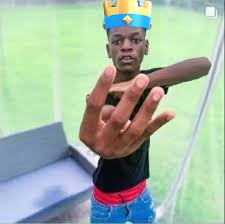
#> input picture 4fingers.jpeg, 225 x 224 px, given as the content of the folder dataset/, which was not available
$ python trainer.py
#> lines starting #> are read from the running program, lines starting #| are printed output that depends on the picture
import numpy as np
from PIL import Image
import os
import cv2

face = cv2.CascadeClassifier(
    cv2.data.haarcascades + 'haarcascade_frontalface_alt2.xml')

path = "dataset/"
detector = cv2.face.LBPHFaceRecognizer_create()


def getImg(path):
#> called with path = 'dataset/'
    imgPaths = [os.path.join(path, f) for f in os.listdir(path)]
    faceSamples, ids = [], []
    for imgPath in imgPaths:
        img_numpy = np.array(Image.open(imgPath).convert('L'), "uint8")
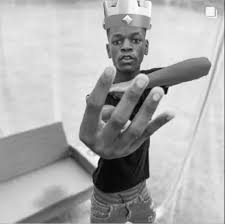
#> img_numpy: shape (224, 225); min 2, max 254, mean 173.7
#> (the run stopped early here; a loop or call above may not have finished)

$ run again, on date.jpg
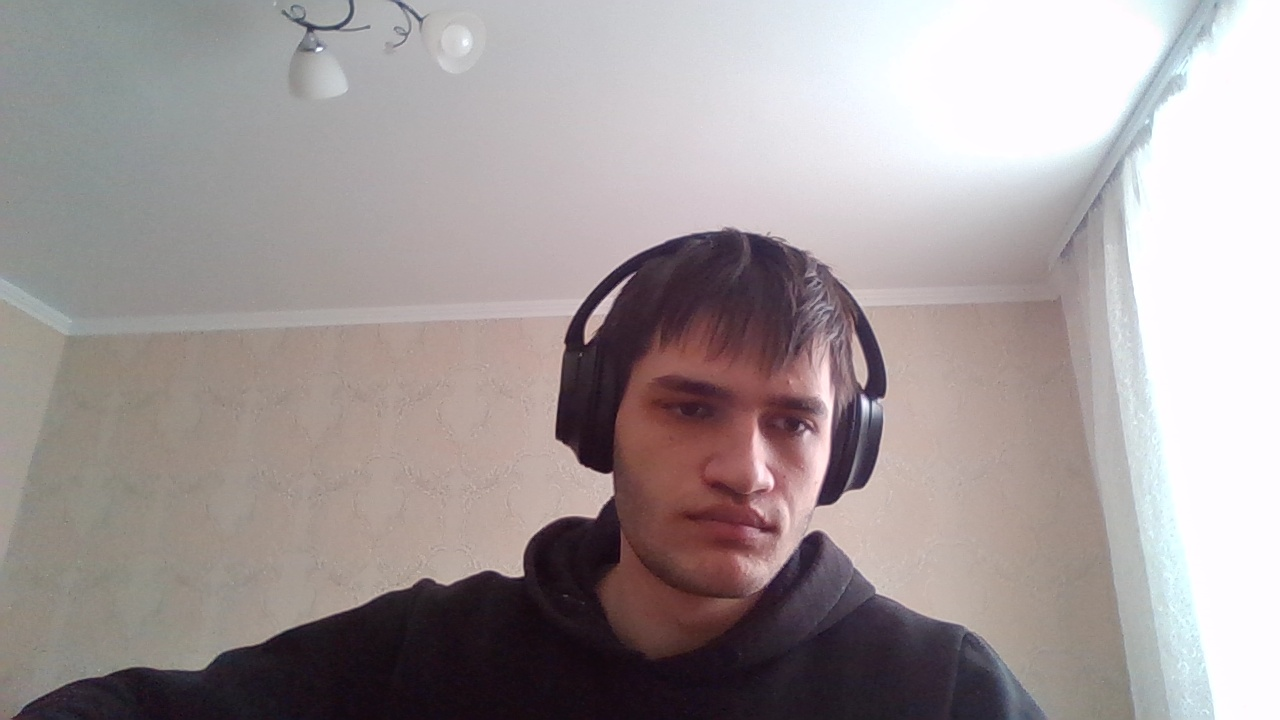
#> input picture date.jpg, 1280 x 720 px, given as the content of the folder dataset/, which was not available
#> in getImg, `img_numpy = np.array(Image.open(imgPath).convert('L'), "uint8")`:
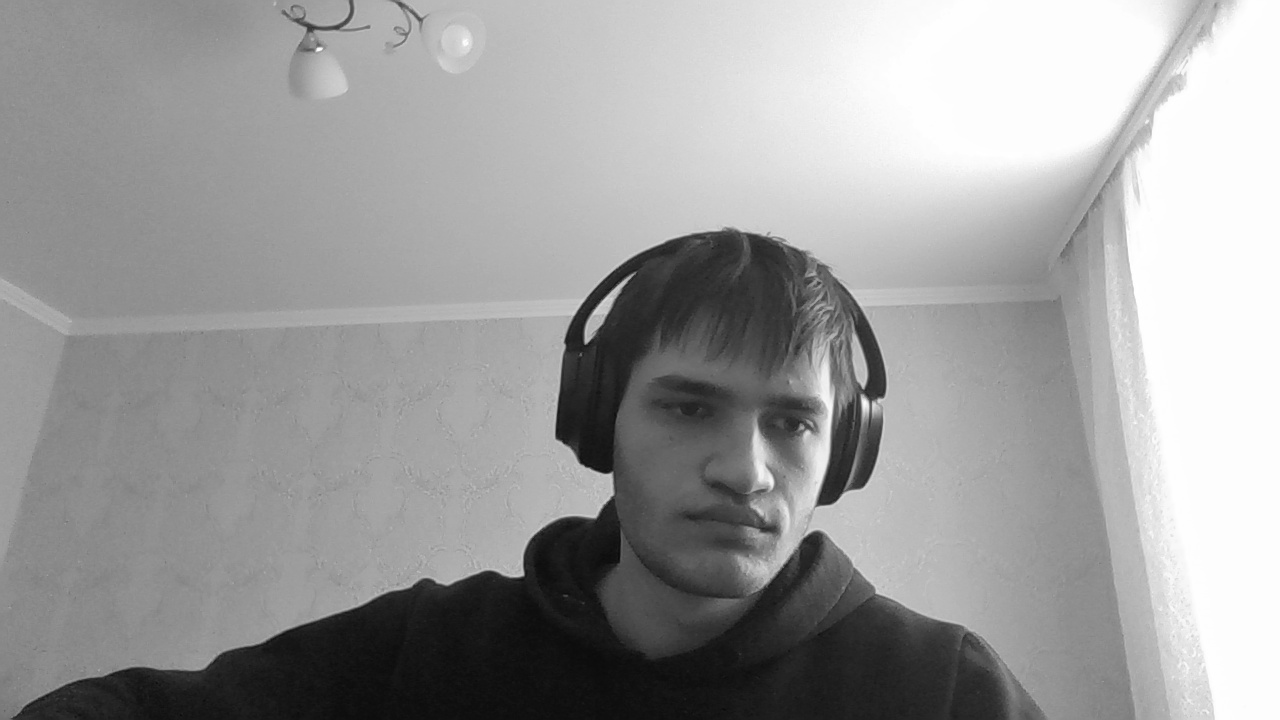
#> img_numpy: shape (720, 1280); min 9, max 255, mean 156.1
